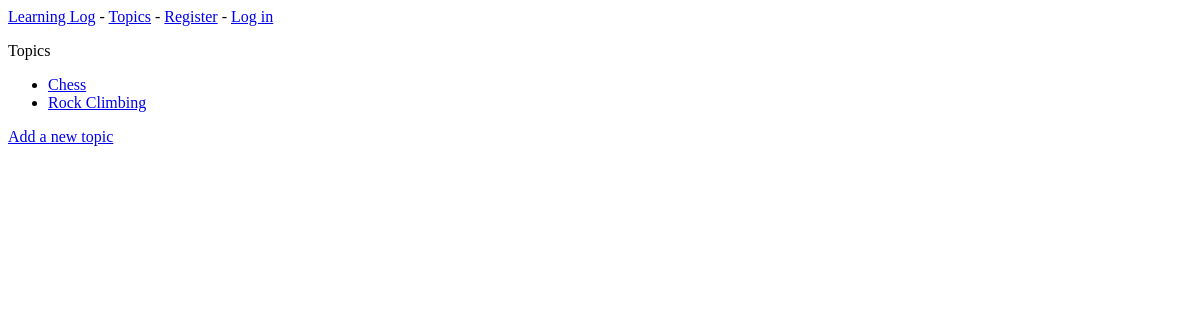
/topics/, run on an earlier commit of the app's database.
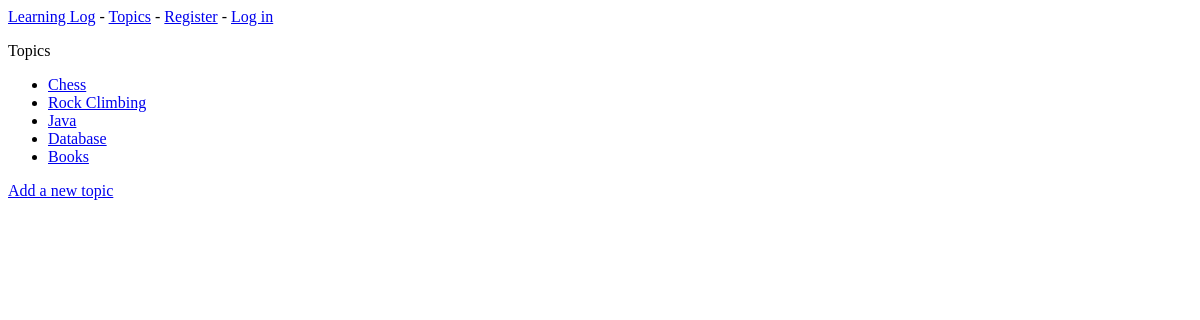
And on a later commit of the database.
### learning_logs/models.py (models this page shows, shortened)
class Topic(models.Model):
    text = models.CharField(max_length=200)
    date_added = models.DateTimeField(auto_now_add=True)

### learning_logs/views.py (the view)
# urls.py: path("topics/", views.topics, name="topics"),
def topics(request):
    topics = Topic.objects.order_by("date_added")
    context = {"topics": topics}
    return render(request, "learning_logs/topics.html", context)

### learning_logs/templates/learning_logs/topics.html
{% extends 'learning_logs/base.html' %}
{% block content %}
  <p>Topics</p>
  <ul>
    {% for topic in topics %}
      <li>
        <a href="{% url 'learning_logs:topic' topic.id %}">{{ topic.text }}</a>
      </li>
    {% empty %}
      <li>No topics have been added yet.</li>
    {% endfor %}
  </ul>
  <a href="{% url 'learning_logs:new_topic' %}">Add a new topic</a>
{% endblock %}

### learning_logs/templates/learning_logs/base.html (shortened to what this page needs)
<p>
    <a href="{% url 'learning_logs:index' %}">Learning Log</a> -
    <a href="{% url 'learning_logs:topics' %}">Topics</a> -
    {% if user.is_authenticated %}
        Hello, {{user.username}}.
    {% else %}
        <a href="{% url 'accounts:register' %}">Register</a> -
        <a href="{% url 'accounts:login' %}">Log in</a>
    {% endif %}
</p>
{% block content %}{% endblock content %}

What changed in the data, as far as the page shows it:
added Topic: text "Java"
added Topic: text "Database"
added Topic: text "Books"
